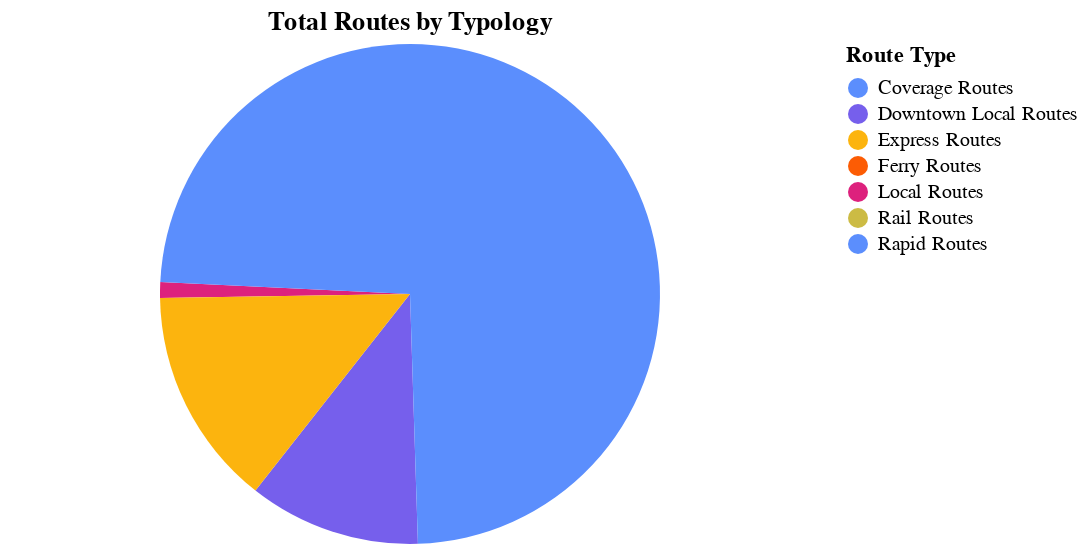

Write notebook code for a chart like this one.
### Code cell
route_typology_chart(ventura_op_profile)

### Figure 1 — Vega-Lite specification as saved in the notebook (floating-point values rounded to 4 significant figures)
{"config": {"view": {"continuousWidth": 300, "continuousHeight": 300}}, "data": {"name": "data-ef7cb9d6c516e9fa79d80dfb5a23a14a"}, "mark": {"type": "arc"}, "encoding": {"color": {"field": "Route Type", "scale": {"range": ["#5b8efd", "#765fec", "#fcb40e", "#fc5c04", "#dd217d", "#ccbb44"]}, "title": "Route Type", "type": "nominal"}, "theta": {"field": "Total Routes", "type": "quantitative"}, "tooltip": [{"field": "Route Type", "type": "nominal"}, {"field": "Total Routes", "type": "quantitative"}]}, "height": 250, "title": {"text": "Total Routes by Typology"}, "width": 400, "$schema": "https://vega.github.io/schema/vega-lite/v5.20.1.json", "datasets": {"data-ef7cb9d6c516e9fa79d80dfb5a23a14a": [{"Route Type": "Downtown Local Routes", "Total Routes": 539}, {"Route Type": "Local Routes", "Total Routes": 49}, {"Route Type": "Coverage Routes", "Total Routes": 2401}, {"Route Type": "Rapid Routes", "Total Routes": 1176}, {"Route Type": "Express Routes", "Total Routes": 686}, {"Route Type": "Rail Routes", "Total Routes": 0}, {"Route Type": "Ferry Routes", "Total Routes": 0}]}}
